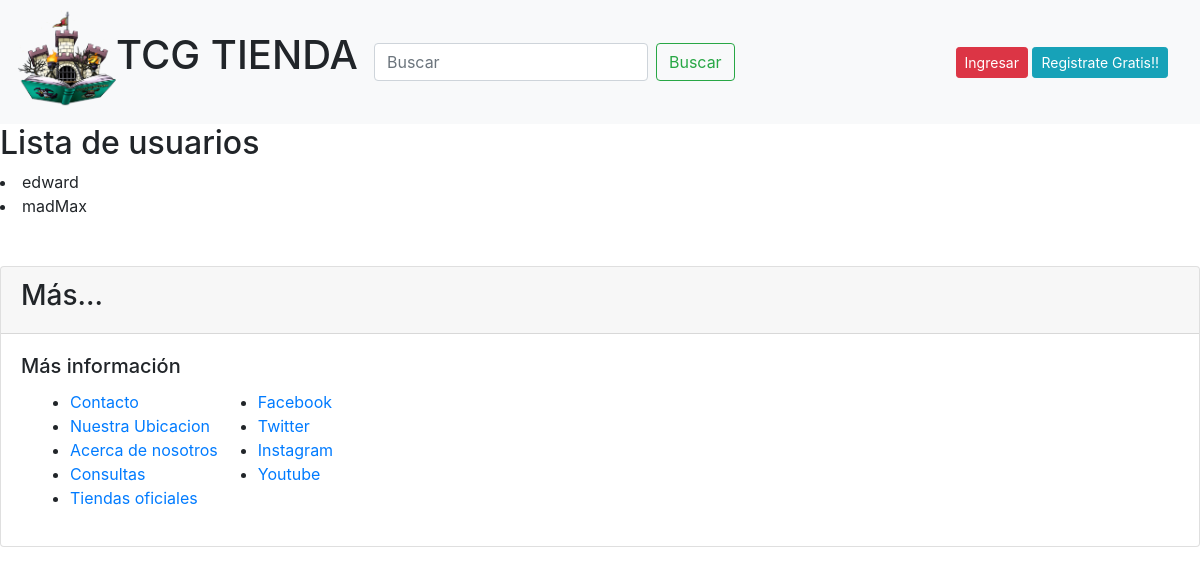
Before: /vistas/pantalla_admin/index.php with the older database file.
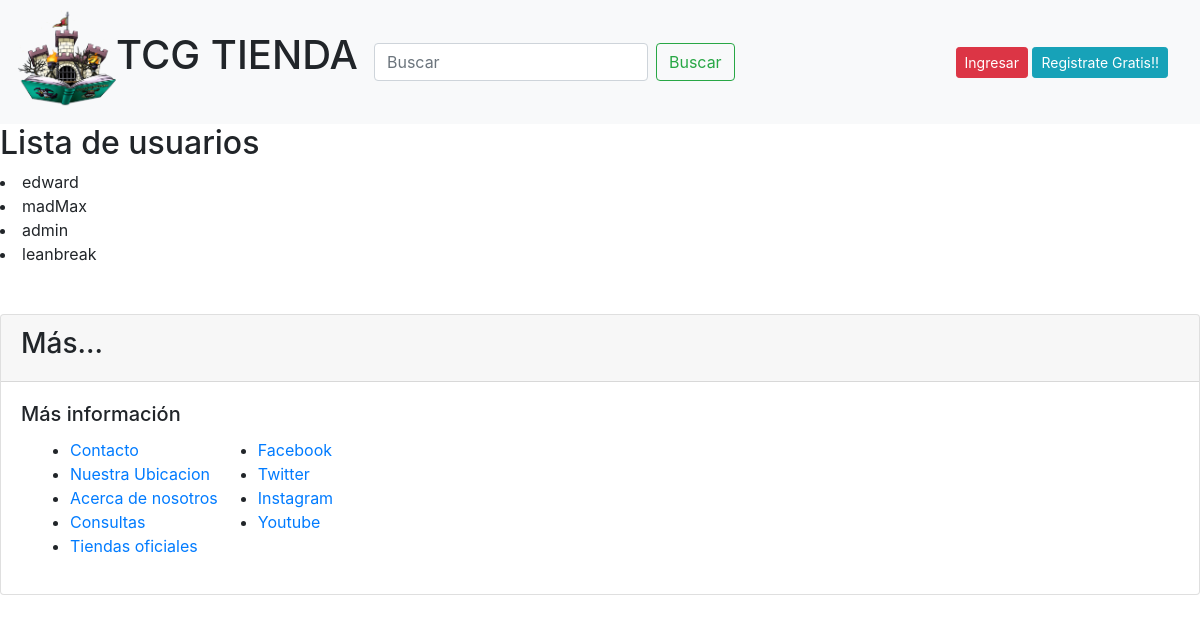
After: the same page with the newer database file.
### tables this page shows
CREATE TABLE `usuarios` (
  `usr_id` int(11) NOT NULL,
  `usr_alias` varchar(50) NOT NULL,
  `usr_apellido` varchar(50) NOT NULL,
  `usr_nombre` varchar(50) NOT NULL,
  `provincia_id` tinyint(4) NOT NULL,
  `email` varchar(50) NOT NULL,
  `password` varchar(20) NOT NULL
);

### vistas/pantalla_admin/index.php (the view)
<?php
include("vistas/common/base.inc.php");
?>
<body>
	<?php
		include("vistas/common/milogo.inc.php");
	?>
	<h2>Lista de usuarios</h2>
	<?php
		$conexion = new mysqli("localhost", "root","","tcgmasterV3");
		$consulta = "SELECT * FROM usuarios ";
		$usuarios= $conexion->query($consulta);
		foreach ($usuarios as $usuario){
			 echo "<li>".$usuario ["usr_alias"]."</li>";
		}
	?>
	<?php
		include("vistas/common/mifooter.inc.php");
	?>
</body>
</html>

Changed rows visible on the page:
added usuarios: usr_alias "admin"
added usuarios: usr_alias "leanbreak"
